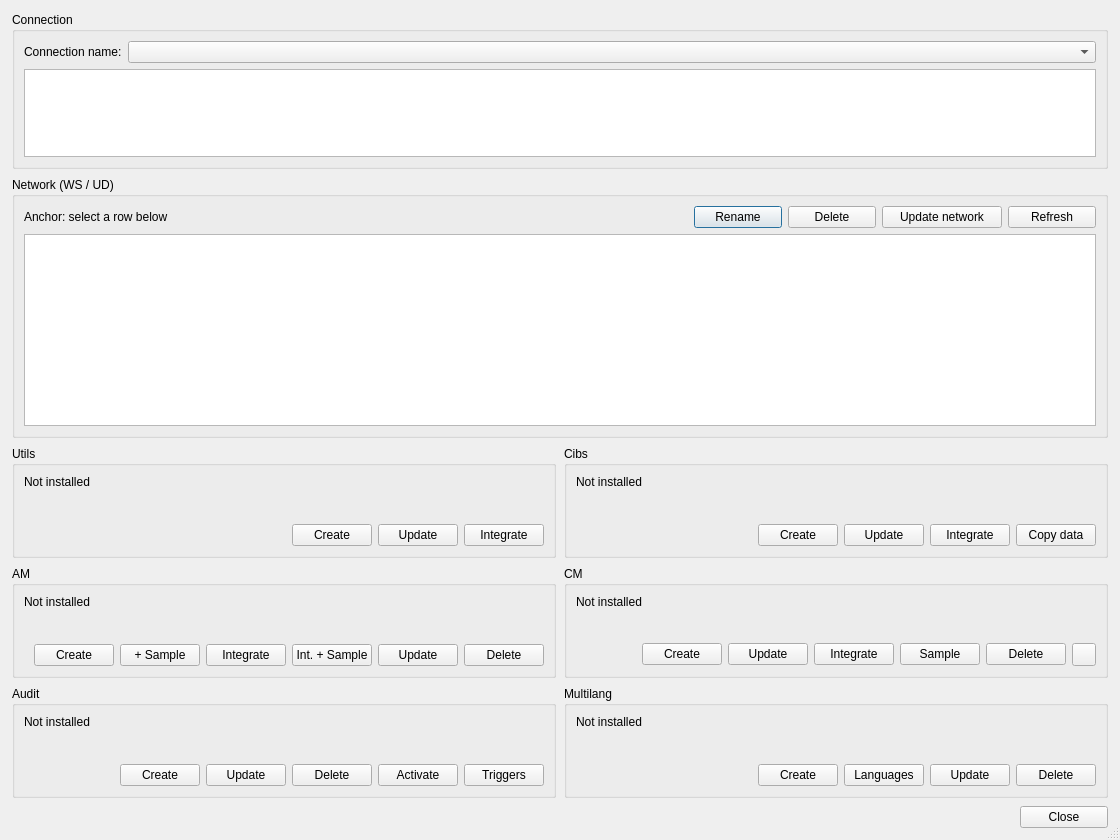
<?xml version="1.0" encoding="UTF-8"?>
<ui version="4.0">
 <class>admin_manage_schemas</class>
 <widget class="QDialog" name="admin_manage_schemas">
  <property name="geometry">
   <rect>
    <x>0</x>
    <y>0</y>
    <width>1120</width>
    <height>840</height>
   </rect>
  </property>
  <property name="minimumSize">
   <size>
    <width>1120</width>
    <height>520</height>
   </size>
  </property>
  <property name="windowTitle">
   <string>Manage schemas</string>
  </property>
  <property name="sizeGripEnabled">
   <bool>true</bool>
  </property>
  <layout class="QVBoxLayout" name="verticalLayout">
   <property name="spacing">
    <number>8</number>
   </property>
   <property name="leftMargin">
    <number>12</number>
   </property>
   <property name="topMargin">
    <number>12</number>
   </property>
   <property name="rightMargin">
    <number>12</number>
   </property>
   <property name="bottomMargin">
    <number>12</number>
   </property>
   <item>
    <widget class="QGroupBox" name="grb_connection">
     <property name="title">
      <string>Connection</string>
     </property>
     <layout class="QVBoxLayout" name="layout_connection">
      <property name="spacing">
       <number>6</number>
      </property>
      <item>
       <layout class="QHBoxLayout" name="layout_connection_combo">
        <item>
         <widget class="QLabel" name="lbl_connection">
          <property name="text">
           <string>Connection name:</string>
          </property>
         </widget>
        </item>
        <item>
         <widget class="QComboBox" name="cmb_connection">
          <property name="sizePolicy">
           <sizepolicy hsizetype="Expanding" vsizetype="Fixed">
            <horstretch>1</horstretch>
            <verstretch>0</verstretch>
           </sizepolicy>
          </property>
         </widget>
        </item>
       </layout>
      </item>
      <item>
       <widget class="QTextEdit" name="txt_system_info">
        <property name="sizePolicy">
         <sizepolicy hsizetype="Expanding" vsizetype="Fixed">
          <horstretch>0</horstretch>
          <verstretch>0</verstretch>
         </sizepolicy>
        </property>
        <property name="minimumSize">
         <size>
          <width>0</width>
          <height>72</height>
         </size>
        </property>
        <property name="maximumSize">
         <size>
          <width>16777215</width>
          <height>88</height>
         </size>
        </property>
        <property name="readOnly">
         <bool>true</bool>
        </property>
       </widget>
      </item>
     </layout>
    </widget>
   </item>
   <item>
    <widget class="QGroupBox" name="grb_network">
     <property name="sizePolicy">
      <sizepolicy hsizetype="Preferred" vsizetype="Fixed">
       <horstretch>0</horstretch>
       <verstretch>0</verstretch>
      </sizepolicy>
     </property>
     <property name="title">
      <string>Network (WS / UD)</string>
     </property>
     <layout class="QVBoxLayout" name="layout_network_root">
      <property name="spacing">
       <number>6</number>
      </property>
      <item>
       <layout class="QHBoxLayout" name="layout_network_toolbar">
        <item>
         <widget class="QLabel" name="lbl_network_selection">
          <property name="text">
           <string>Anchor: select a row below</string>
          </property>
         </widget>
        </item>
        <item>
         <spacer name="horizontalSpacer_network">
          <property name="orientation">
           <enum>Qt::Horizontal</enum>
          </property>
          <property name="sizeHint" stdset="0">
           <size>
            <width>40</width>
            <height>20</height>
           </size>
          </property>
         </spacer>
        </item>
        <item>
         <widget class="QPushButton" name="btn_network_rename">
          <property name="minimumSize">
           <size>
            <width>88</width>
            <height>0</height>
           </size>
          </property>
          <property name="text">
           <string>Rename</string>
          </property>
         </widget>
        </item>
        <item>
         <widget class="QPushButton" name="btn_network_delete">
          <property name="minimumSize">
           <size>
            <width>88</width>
            <height>0</height>
           </size>
          </property>
          <property name="text">
           <string>Delete</string>
          </property>
         </widget>
        </item>
        <item>
         <widget class="QPushButton" name="btn_update_network">
          <property name="minimumSize">
           <size>
            <width>120</width>
            <height>0</height>
           </size>
          </property>
          <property name="toolTip">
           <string>Update anchor WS/UD and linked satellites to the plugin version</string>
          </property>
          <property name="text">
           <string>Update network</string>
          </property>
         </widget>
        </item>
        <item>
         <widget class="QPushButton" name="btn_refresh">
          <property name="minimumSize">
           <size>
            <width>88</width>
            <height>0</height>
           </size>
          </property>
          <property name="text">
           <string>Refresh</string>
          </property>
         </widget>
        </item>
       </layout>
      </item>
      <item>
       <widget class="QTableView" name="tbl_network">
        <property name="sizePolicy">
         <sizepolicy hsizetype="Expanding" vsizetype="Fixed">
          <horstretch>0</horstretch>
          <verstretch>0</verstretch>
         </sizepolicy>
        </property>
        <property name="minimumSize">
         <size>
          <width>0</width>
          <height>0</height>
         </size>
        </property>
        <property name="verticalScrollBarPolicy">
         <enum>Qt::ScrollBarAsNeeded</enum>
        </property>
        <property name="editTriggers">
         <set>QAbstractItemView::NoEditTriggers</set>
        </property>
        <property name="alternatingRowColors">
         <bool>true</bool>
        </property>
        <property name="selectionMode">
         <enum>QAbstractItemView::SingleSelection</enum>
        </property>
        <property name="selectionBehavior">
         <enum>QAbstractItemView::SelectRows</enum>
        </property>
        <property name="sortingEnabled">
         <bool>true</bool>
        </property>
        <attribute name="horizontalHeaderStretchLastSection">
         <bool>false</bool>
        </attribute>
        <attribute name="verticalHeaderVisible">
         <bool>false</bool>
        </attribute>
       </widget>
      </item>
     </layout>
    </widget>
   </item>
   <item>
    <layout class="QGridLayout" name="layout_satellites">
     <property name="spacing">
      <number>8</number>
     </property>
     <item row="1" column="0">
      <widget class="QGroupBox" name="grb_am">
       <property name="sizePolicy">
        <sizepolicy hsizetype="Preferred" vsizetype="Preferred">
         <horstretch>0</horstretch>
         <verstretch>1</verstretch>
        </sizepolicy>
       </property>
       <property name="title">
        <string>AM</string>
       </property>
       <layout class="QVBoxLayout" name="layout_am">
        <property name="spacing">
         <number>4</number>
        </property>
        <item>
         <widget class="QLabel" name="lbl_am_info">
          <property name="text">
           <string>Not installed</string>
          </property>
          <property name="wordWrap">
           <bool>true</bool>
          </property>
         </widget>
        </item>
        <item>
         <spacer name="verticalSpacer_am">
          <property name="orientation">
           <enum>Qt::Vertical</enum>
          </property>
          <property name="sizeHint" stdset="0">
           <size>
            <width>0</width>
            <height>0</height>
           </size>
          </property>
         </spacer>
        </item>
        <item>
         <layout class="QHBoxLayout" name="layout_am_actions">
          <property name="spacing">
           <number>6</number>
          </property>
          <item>
           <spacer name="horizontalSpacer_am">
            <property name="orientation">
             <enum>Qt::Horizontal</enum>
            </property>
            <property name="sizeHint" stdset="0">
             <size>
              <width>0</width>
              <height>0</height>
             </size>
            </property>
           </spacer>
          </item>
          <item>
           <widget class="QPushButton" name="btn_create_am">
            <property name="minimumSize">
             <size>
              <width>80</width>
              <height>0</height>
             </size>
            </property>
            <property name="text">
             <string>Create</string>
            </property>
           </widget>
          </item>
          <item>
           <widget class="QPushButton" name="btn_create_am_sample">
            <property name="minimumSize">
             <size>
              <width>80</width>
              <height>0</height>
             </size>
            </property>
            <property name="toolTip">
             <string>Create AM schema with sample leaks data</string>
            </property>
            <property name="text">
             <string>+ Sample</string>
            </property>
           </widget>
          </item>
          <item>
           <widget class="QPushButton" name="btn_integrate_am">
            <property name="minimumSize">
             <size>
              <width>80</width>
              <height>0</height>
             </size>
            </property>
            <property name="toolTip">
             <string>Wire am into the selected WS network schema</string>
            </property>
            <property name="text">
             <string>Integrate</string>
            </property>
           </widget>
          </item>
          <item>
           <widget class="QPushButton" name="btn_integrate_am_sample">
            <property name="minimumSize">
             <size>
              <width>80</width>
              <height>0</height>
             </size>
            </property>
            <property name="toolTip">
             <string>Integrate am and seed config from parent WS catalogs</string>
            </property>
            <property name="text">
             <string>Int. + Sample</string>
            </property>
           </widget>
          </item>
          <item>
           <widget class="QPushButton" name="btn_update_am">
            <property name="minimumSize">
             <size>
              <width>80</width>
              <height>0</height>
             </size>
            </property>
            <property name="text">
             <string>Update</string>
            </property>
           </widget>
          </item>
          <item>
           <widget class="QPushButton" name="btn_delete_am">
            <property name="minimumSize">
             <size>
              <width>80</width>
              <height>0</height>
             </size>
            </property>
            <property name="text">
             <string>Delete</string>
            </property>
           </widget>
          </item>
         </layout>
        </item>
       </layout>
      </widget>
     </item>
     <item row="0" column="0">
      <widget class="QGroupBox" name="grb_utils">
       <property name="sizePolicy">
        <sizepolicy hsizetype="Preferred" vsizetype="Preferred">
         <horstretch>0</horstretch>
         <verstretch>1</verstretch>
        </sizepolicy>
       </property>
       <property name="title">
        <string>Utils</string>
       </property>
       <layout class="QVBoxLayout" name="layout_utils">
        <property name="spacing">
         <number>4</number>
        </property>
        <item>
         <widget class="QLabel" name="lbl_utils_info">
          <property name="text">
           <string>Not installed</string>
          </property>
          <property name="wordWrap">
           <bool>true</bool>
          </property>
         </widget>
        </item>
        <item>
         <spacer name="verticalSpacer_utils">
          <property name="orientation">
           <enum>Qt::Vertical</enum>
          </property>
          <property name="sizeHint" stdset="0">
           <size>
            <width>0</width>
            <height>0</height>
           </size>
          </property>
         </spacer>
        </item>
        <item>
         <layout class="QHBoxLayout" name="layout_utils_actions">
          <property name="spacing">
           <number>6</number>
          </property>
          <item>
           <spacer name="horizontalSpacer_utils_actions">
            <property name="orientation">
             <enum>Qt::Horizontal</enum>
            </property>
            <property name="sizeHint" stdset="0">
             <size>
              <width>0</width>
              <height>0</height>
             </size>
            </property>
           </spacer>
          </item>
          <item>
           <widget class="QPushButton" name="btn_utils_create">
            <property name="minimumSize">
             <size>
              <width>80</width>
              <height>0</height>
             </size>
            </property>
            <property name="text">
             <string>Create</string>
            </property>
           </widget>
          </item>
          <item>
           <widget class="QPushButton" name="btn_utils_update">
            <property name="minimumSize">
             <size>
              <width>80</width>
              <height>0</height>
             </size>
            </property>
            <property name="text">
             <string>Update</string>
            </property>
           </widget>
          </item>
          <item>
           <widget class="QPushButton" name="btn_utils_integrate">
            <property name="minimumSize">
             <size>
              <width>80</width>
              <height>0</height>
             </size>
            </property>
            <property name="toolTip">
             <string>Link utils to the selected network schema</string>
            </property>
            <property name="text">
             <string>Integrate</string>
            </property>
           </widget>
          </item>
         </layout>
        </item>
       </layout>
      </widget>
     </item>
     <item row="1" column="1">
      <widget class="QGroupBox" name="grb_cm">
       <property name="sizePolicy">
        <sizepolicy hsizetype="Preferred" vsizetype="Preferred">
         <horstretch>0</horstretch>
         <verstretch>1</verstretch>
        </sizepolicy>
       </property>
       <property name="title">
        <string>CM</string>
       </property>
       <layout class="QVBoxLayout" name="layout_cm">
        <property name="spacing">
         <number>4</number>
        </property>
        <item>
         <widget class="QLabel" name="lbl_cm_info">
          <property name="text">
           <string>Not installed</string>
          </property>
          <property name="wordWrap">
           <bool>true</bool>
          </property>
         </widget>
        </item>
        <item>
         <spacer name="verticalSpacer_cm">
          <property name="orientation">
           <enum>Qt::Vertical</enum>
          </property>
          <property name="sizeHint" stdset="0">
           <size>
            <width>0</width>
            <height>0</height>
           </size>
          </property>
         </spacer>
        </item>
        <item>
         <layout class="QHBoxLayout" name="layout_cm_actions">
          <property name="spacing">
           <number>6</number>
          </property>
          <item>
           <spacer name="horizontalSpacer_cm">
            <property name="orientation">
             <enum>Qt::Horizontal</enum>
            </property>
            <property name="sizeHint" stdset="0">
             <size>
              <width>0</width>
              <height>0</height>
             </size>
            </property>
           </spacer>
          </item>
          <item>
           <widget class="QPushButton" name="btn_create_cm">
            <property name="minimumSize">
             <size>
              <width>80</width>
              <height>0</height>
             </size>
            </property>
            <property name="text">
             <string>Create</string>
            </property>
           </widget>
          </item>
          <item>
           <widget class="QPushButton" name="btn_update_cm">
            <property name="minimumSize">
             <size>
              <width>80</width>
              <height>0</height>
             </size>
            </property>
            <property name="text">
             <string>Update</string>
            </property>
           </widget>
          </item>
          <item>
           <widget class="QPushButton" name="btn_cm_integrate">
            <property name="minimumSize">
             <size>
              <width>80</width>
              <height>0</height>
             </size>
            </property>
            <property name="toolTip">
             <string>Link CM to the selected network schema</string>
            </property>
            <property name="text">
             <string>Integrate</string>
            </property>
           </widget>
          </item>
          <item>
           <widget class="QPushButton" name="btn_cm_sample">
            <property name="minimumSize">
             <size>
              <width>80</width>
              <height>0</height>
             </size>
            </property>
            <property name="toolTip">
             <string>Load CM example data for the selected network schema</string>
            </property>
            <property name="text">
             <string>Sample</string>
            </property>
           </widget>
          </item>
          <item>
           <widget class="QPushButton" name="btn_delete_cm">
            <property name="minimumSize">
             <size>
              <width>80</width>
              <height>0</height>
             </size>
            </property>
            <property name="text">
             <string>Delete</string>
            </property>
           </widget>
          </item>
          <item>
           <widget class="QToolButton" name="btn_cm_qgis">
            <property name="maximumSize">
             <size>
              <width>28</width>
              <height>28</height>
             </size>
            </property>
            <property name="toolTip">
             <string>Create pschema qgis file</string>
            </property>
            <property name="text">
             <string/>
            </property>
           </widget>
          </item>
         </layout>
        </item>
       </layout>
      </widget>
     </item>
     <item row="0" column="1">
      <widget class="QGroupBox" name="grb_cibs">
       <property name="sizePolicy">
        <sizepolicy hsizetype="Preferred" vsizetype="Preferred">
         <horstretch>0</horstretch>
         <verstretch>1</verstretch>
        </sizepolicy>
       </property>
       <property name="title">
        <string>Cibs</string>
       </property>
       <layout class="QVBoxLayout" name="layout_cibs">
        <property name="spacing">
         <number>4</number>
        </property>
        <item>
         <widget class="QLabel" name="lbl_cibs_info">
          <property name="text">
           <string>Not installed</string>
          </property>
          <property name="wordWrap">
           <bool>true</bool>
          </property>
         </widget>
        </item>
        <item>
         <spacer name="verticalSpacer_cibs">
          <property name="orientation">
           <enum>Qt::Vertical</enum>
          </property>
          <property name="sizeHint" stdset="0">
           <size>
            <width>0</width>
            <height>0</height>
           </size>
          </property>
         </spacer>
        </item>
        <item>
         <layout class="QHBoxLayout" name="layout_cibs_actions">
          <property name="spacing">
           <number>6</number>
          </property>
          <item>
           <spacer name="horizontalSpacer_cibs_actions">
            <property name="orientation">
             <enum>Qt::Horizontal</enum>
            </property>
            <property name="sizeHint" stdset="0">
             <size>
              <width>0</width>
              <height>0</height>
             </size>
            </property>
           </spacer>
          </item>
          <item>
           <widget class="QPushButton" name="btn_cibs_create">
            <property name="minimumSize">
             <size>
              <width>80</width>
              <height>0</height>
             </size>
            </property>
            <property name="text">
             <string>Create</string>
            </property>
           </widget>
          </item>
          <item>
           <widget class="QPushButton" name="btn_cibs_update">
            <property name="minimumSize">
             <size>
              <width>80</width>
              <height>0</height>
             </size>
            </property>
            <property name="text">
             <string>Update</string>
            </property>
           </widget>
          </item>
          <item>
           <widget class="QPushButton" name="btn_cibs_integrate">
            <property name="minimumSize">
             <size>
              <width>80</width>
              <height>0</height>
             </size>
            </property>
            <property name="toolTip">
             <string>Link cibs to the selected network schema</string>
            </property>
            <property name="text">
             <string>Integrate</string>
            </property>
           </widget>
          </item>
          <item>
           <widget class="QPushButton" name="btn_cibs_copy">
            <property name="minimumSize">
             <size>
              <width>80</width>
              <height>0</height>
             </size>
            </property>
            <property name="text">
             <string>Copy data</string>
            </property>
           </widget>
          </item>
         </layout>
        </item>
       </layout>
      </widget>
     </item>
     <item row="2" column="0">
      <widget class="QGroupBox" name="grb_audit">
       <property name="sizePolicy">
        <sizepolicy hsizetype="Preferred" vsizetype="Preferred">
         <horstretch>0</horstretch>
         <verstretch>1</verstretch>
        </sizepolicy>
       </property>
       <property name="title">
        <string>Audit</string>
       </property>
       <layout class="QVBoxLayout" name="layout_audit">
        <property name="spacing">
         <number>4</number>
        </property>
        <item>
         <widget class="QLabel" name="lbl_audit_info">
          <property name="text">
           <string>Not installed</string>
          </property>
          <property name="wordWrap">
           <bool>true</bool>
          </property>
         </widget>
        </item>
        <item>
         <spacer name="verticalSpacer_audit">
          <property name="orientation">
           <enum>Qt::Vertical</enum>
          </property>
          <property name="sizeHint" stdset="0">
           <size>
            <width>0</width>
            <height>0</height>
           </size>
          </property>
         </spacer>
        </item>
        <item>
         <layout class="QHBoxLayout" name="layout_audit_actions">
          <property name="spacing">
           <number>6</number>
          </property>
          <item>
           <spacer name="horizontalSpacer_audit_0">
            <property name="orientation">
             <enum>Qt::Horizontal</enum>
            </property>
            <property name="sizeHint" stdset="0">
             <size>
              <width>0</width>
              <height>0</height>
             </size>
            </property>
           </spacer>
          </item>
          <item>
           <widget class="QPushButton" name="btn_create_audit">
            <property name="minimumSize">
             <size>
              <width>80</width>
              <height>0</height>
             </size>
            </property>
            <property name="text">
             <string>Create</string>
            </property>
           </widget>
          </item>
          <item>
           <widget class="QPushButton" name="btn_update_audit">
            <property name="minimumSize">
             <size>
              <width>80</width>
              <height>0</height>
             </size>
            </property>
            <property name="text">
             <string>Update</string>
            </property>
           </widget>
          </item>
          <item>
           <widget class="QPushButton" name="btn_delete_audit">
            <property name="minimumSize">
             <size>
              <width>80</width>
              <height>0</height>
             </size>
            </property>
            <property name="text">
             <string>Delete</string>
            </property>
           </widget>
          </item>
          <item>
           <widget class="QPushButton" name="btn_activate_audit">
            <property name="minimumSize">
             <size>
              <width>80</width>
              <height>0</height>
             </size>
            </property>
            <property name="toolTip">
             <string>Generate a copy of network layers from the anchor schema into audit</string>
            </property>
            <property name="text">
             <string>Activate</string>
            </property>
           </widget>
          </item>
          <item>
           <widget class="QPushButton" name="btn_reload_audit_triggers">
            <property name="minimumSize">
             <size>
              <width>80</width>
              <height>0</height>
             </size>
            </property>
            <property name="toolTip">
             <string>Refresh audit triggers on the anchor schema</string>
            </property>
            <property name="text">
             <string>Triggers</string>
            </property>
           </widget>
          </item>
         </layout>
        </item>
       </layout>
      </widget>
     </item>
     <item row="2" column="1">
      <widget class="QGroupBox" name="grb_i18n">
       <property name="sizePolicy">
        <sizepolicy hsizetype="Preferred" vsizetype="Preferred">
         <horstretch>0</horstretch>
         <verstretch>1</verstretch>
        </sizepolicy>
       </property>
       <property name="title">
        <string>Multilang</string>
       </property>
       <layout class="QVBoxLayout" name="layout_i18n">
        <property name="spacing">
         <number>4</number>
        </property>
        <item>
         <widget class="QLabel" name="lbl_i18n_info">
          <property name="text">
           <string>Not installed</string>
          </property>
          <property name="wordWrap">
           <bool>true</bool>
          </property>
         </widget>
        </item>
        <item>
         <spacer name="verticalSpacer_i18n">
          <property name="orientation">
           <enum>Qt::Vertical</enum>
          </property>
          <property name="sizeHint" stdset="0">
           <size>
            <width>0</width>
            <height>0</height>
           </size>
          </property>
         </spacer>
        </item>
        <item>
         <layout class="QHBoxLayout" name="layout_i18n_actions">
          <property name="spacing">
           <number>6</number>
          </property>
          <item>
           <spacer name="horizontalSpacer_i18n">
            <property name="orientation">
             <enum>Qt::Horizontal</enum>
            </property>
            <property name="sizeHint" stdset="0">
             <size>
              <width>0</width>
              <height>0</height>
             </size>
            </property>
           </spacer>
          </item>
          <item>
           <widget class="QPushButton" name="btn_i18n_create">
            <property name="minimumSize">
             <size>
              <width>80</width>
              <height>0</height>
             </size>
            </property>
            <property name="text">
             <string>Create</string>
            </property>
           </widget>
          </item>
          <item>
           <widget class="QPushButton" name="btn_languages">
            <property name="text">
             <string>Languages</string>
            </property>
           </widget>
          </item>
          <item>
           <widget class="QPushButton" name="btn_i18n_update">
            <property name="minimumSize">
             <size>
              <width>80</width>
              <height>0</height>
             </size>
            </property>
            <property name="text">
             <string>Update</string>
            </property>
           </widget>
          </item>
          <item>
           <widget class="QPushButton" name="btn_i18n_delete">
            <property name="minimumSize">
             <size>
              <width>80</width>
              <height>0</height>
             </size>
            </property>
            <property name="text">
             <string>Delete</string>
            </property>
           </widget>
          </item>
         </layout>
        </item>
       </layout>
      </widget>
     </item>
    </layout>
   </item>
   <item>
    <layout class="QGridLayout" name="lyt_buttons">
     <item row="0" column="0">
      <widget class="QLabel" name="lbl_time">
       <property name="text">
        <string/>
       </property>
      </widget>
     </item>
     <item row="0" column="1">
      <spacer name="horizontalSpacer_footer">
       <property name="orientation">
        <enum>Qt::Horizontal</enum>
       </property>
       <property name="sizeHint" stdset="0">
        <size>
         <width>40</width>
         <height>20</height>
        </size>
       </property>
      </spacer>
     </item>
     <item row="0" column="2">
      <widget class="QPushButton" name="btn_close">
       <property name="minimumSize">
        <size>
         <width>88</width>
         <height>0</height>
        </size>
       </property>
       <property name="text">
        <string>Close</string>
       </property>
      </widget>
     </item>
    </layout>
   </item>
  </layout>
 </widget>
 <resources/>
 <connections/>
</ui>
